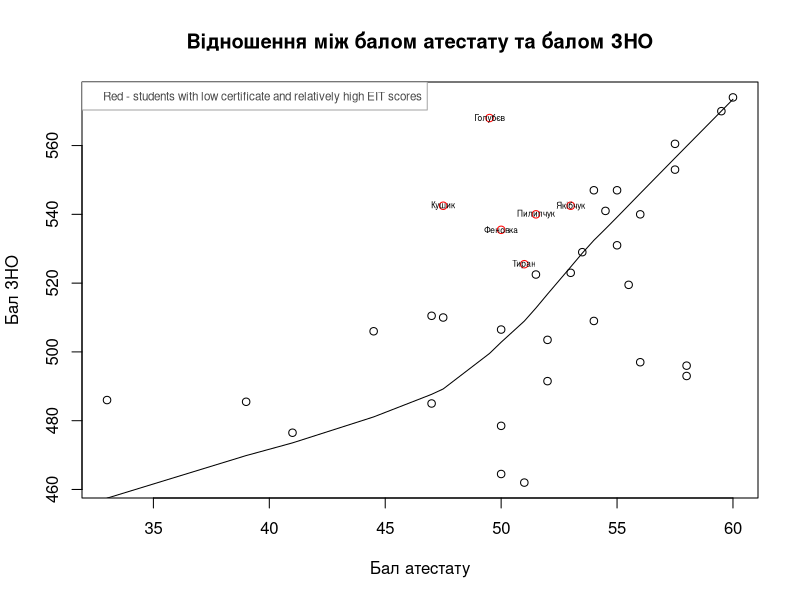

Reproduce this figure in R.
# Load libraries
library(class)

# Set working directory to source file location
this.dir <- dirname(parent.frame(2)$ofile)
setwd(this.dir)

# Read CSV file
students <- read.csv(file="pzs-students14.csv", head=TRUE, sep=",")

# Find students whose certificate scores are below the average regarding their EIT scores
eit_certificate_ratio <- (students$eit / students$certificate)
students.high_eit_ratio <- (students[eit_certificate_ratio > mean(eit_certificate_ratio), ])
# Sort them in descending order by ratio
students.high_eit_ratio <- students.high_eit_ratio[with(students.high_eit_ratio, order(-(students.high_eit_ratio$eit / students.high_eit_ratio$certificate))), ]
# Filter students whose score is above average
students.high_eit_ratio <- students.high_eit_ratio[students.high_eit_ratio$score > mean(students$score), ]

# Filter students with normal eit/certificate ration
library(dplyr)
students.normal_ratio <- anti_join(students, students.high_eit_ratio)

# Draw a plot
plot(x = students.normal_ratio$certificate,
     y = students.normal_ratio$eit,
     main = "Відношення між балом атестату та балом ЗНО",
     xlab = "Бал атестату",
     ylab = "Бал ЗНО")

# Draw a simplified line displaying the general correlation
lines(stats::lowess(x = students$certificate[order(students$certificate)],
                    y = students$eit[order(students$eit)]))

# Get surnames of students wuth hight ratio
students.high_eit_ratio.surnames <- do.call(rbind, strsplit(as.character(students.high_eit_ratio$name), split = " "))[,1]
# Draw them on a plot
points(x = students.high_eit_ratio$certificate, y = students.high_eit_ratio$eit, col = "red", pch = 1)
# Draw their surnames near a point
text(x = students.high_eit_ratio$certificate, y = students.high_eit_ratio$eit, labels = students.high_eit_ratio.surnames, cex = 0.5)
# Draw a plot legend
legend("topleft", legend = "Red - students with low certificate and relatively high EIT scores", cex = .7, text.col = "#4a4a4a", box.col = "#a6a6a6")